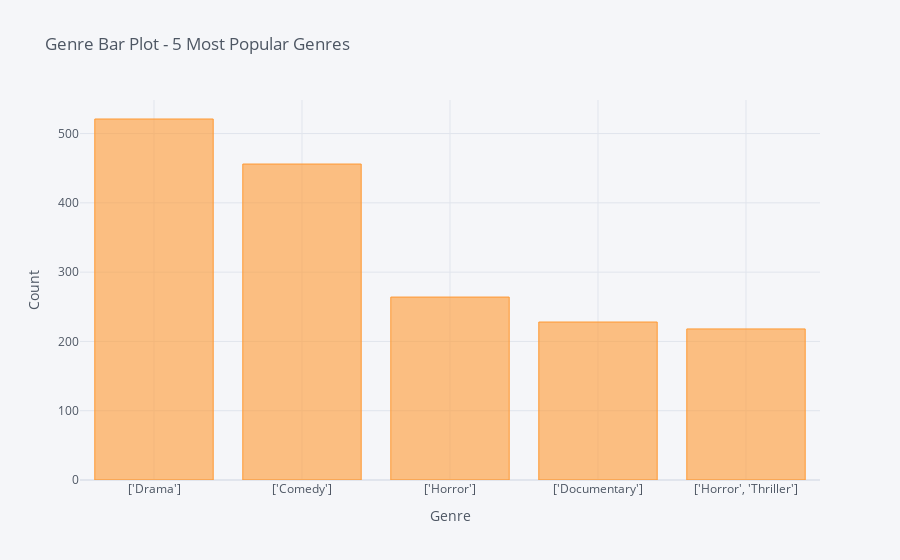

Here is the notebook cell this chart was saved with:
### Code cell
mov_df["genre"].value_counts().head(5).iplot(title="Genre Bar Plot - 5 Most Popular Genres", xTitle="Genre", yTitle="Count", kind="bar")

### Figure 1 — Plotly figure (JSON) as saved in the notebook; plotly's stock layout.template omitted (floating-point values rounded to 4 significant figures)
{"data": [{"marker": {"color": "rgba(255, 153, 51, 0.6)", "line": {"color": "rgba(255, 153, 51, 1.0)", "width": 1}}, "name": "genre", "orientation": "v", "text": "", "type": "bar", "x": ["['Drama']", "['Comedy']", "['Horror']", "['Documentary']", "['Horror', 'Thriller']"], "y": [521, 456, 264, 228, 218]}], "layout": {"legend": {"bgcolor": "#F5F6F9", "font": {"color": "#4D5663"}}, "paper_bgcolor": "#F5F6F9", "plot_bgcolor": "#F5F6F9", "title": {"font": {"color": "#4D5663"}, "text": "Genre Bar Plot - 5 Most Popular Genres"}, "xaxis": {"gridcolor": "#E1E5ED", "showgrid": true, "tickfont": {"color": "#4D5663"}, "title": {"font": {"color": "#4D5663"}, "text": "Genre"}, "zerolinecolor": "#E1E5ED"}, "yaxis": {"gridcolor": "#E1E5ED", "showgrid": true, "tickfont": {"color": "#4D5663"}, "title": {"font": {"color": "#4D5663"}, "text": "Count"}, "zerolinecolor": "#E1E5ED"}}}
